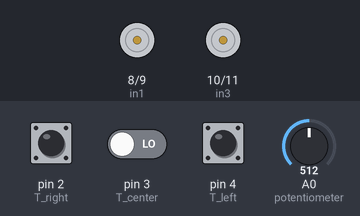
Simulated run of this sketch. Board: Arduino Uno, built with avr-gcc and run on an emulated ATmega328P. Shown: motor-driver pin pairs drawn as motors (green arrow = first pin HIGH = forward, orange = second pin HIGH = backward, longer = more drive, scaled by the enable pin). Inputs (shaded band) come from the test bench; at power-on: pin 2 (T_right) LOW, pin 3 (T_center) LOW, pin 4 (T_left) LOW, A0 (potentiometer) = 512.

Above: at 1.2 s.
1.3 s: pin 2 (T_right) pulled HIGH for 0.15 s
At 1.38 s:
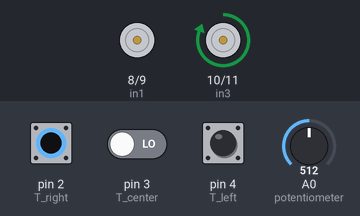
2.9 s: pin 3 (T_center) driven HIGH
At 3.5 s:
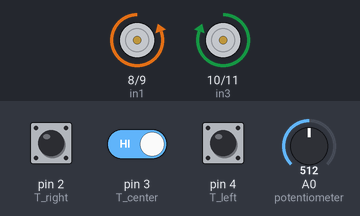
4.4 s: pin 4 (T_left) pulled HIGH for 0.15 s
At 4.48 s:
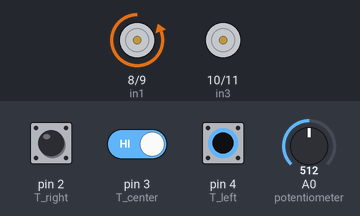
6.0 s: pin 4 (T_left) pulled HIGH for 3.2 s
At 9.9 s:
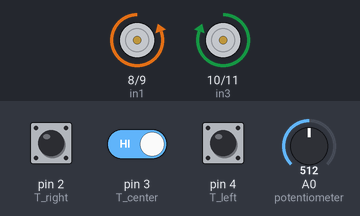
10.7 s: pin 2 (T_right) pulled HIGH for 3.2 s
At 12.1 s:
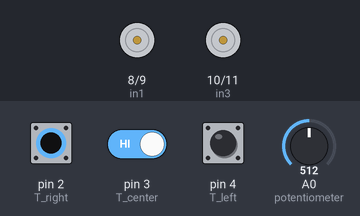
Timing chart, 0 to 15.4 s (numbered marks = the images above; inputs shaded):
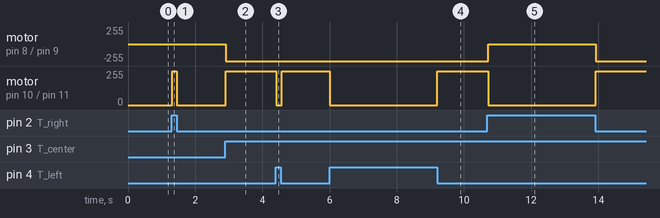

Measured:
- after the input at 1.3 s, motor on pin 10 (in3) / pin 11 (in4): stopped → forward 255/255 at once, → stopped 0.14 s later
- after the input at 2.9 s, motor on pin 8 (in1) / pin 9 (in2): stopped → backward 255/255 at once; motor on pin 10 (in3) / pin 11 (in4): stopped → forward 255/255 at once
- after the input at 4.4 s, motor on pin 10 (in3) / pin 11 (in4): forward 255/255 → stopped at once, → forward 255/255 0.16 s later
- after the input at 6.0 s, motor on pin 10 (in3) / pin 11 (in4): forward 255/255 → stopped at once, → forward 255/255 3.2 s later
- after the input at 10.7 s, motor on pin 8 (in1) / pin 9 (in2): backward 255/255 → stopped at once, → backward 255/255 3.2 s later; motor on pin 10 (in3) / pin 11 (in4): forward 255/255 → stopped at once, → forward 255/255 3.2 s later

The sketch:

code.ino
```cpp
                                                                                                                                                                                 #define enA 5
#define enB 6
#define in1 8
#define in2 9
#define in3 10
#define in4 11
#define T_right 2
#define T_left 4
#define T_center 3

void setup() {
  Serial.begin(9600);
  pinMode(enA, OUTPUT);
  pinMode(in1, OUTPUT);
  pinMode(in2, OUTPUT);
  pinMode(enB, OUTPUT);
  pinMode(in3, OUTPUT);
  pinMode(in4, OUTPUT);
  pinMode(T_right, INPUT);
  pinMode(T_left, INPUT);
  pinMode(T_center, INPUT);
  // Set initial rotation direction

}
void loop() {


  int potValue = analogRead(A0); // read from potentiometer
  int pwmOutput = map(potValue, 0, 1023, 0 , 255); // map the potentiometer value from 0 to 255
  analogWrite(enA, 255); // send PWM signal to L298N Enable pin
  analogWrite(enB, 255); // send PWM signal to L298N Enable pin
//   digitalWrite(in1, LOW);
//   digitalWrite(in2, HIGH);
  delay(20);

//  digitalWrite(in3, HIGH);
//  digitalWrite(in4, LOW);
 if (digitalRead(T_center)) {

    forward();

    if (digitalRead(T_right)) {
       left();
    }
    if (digitalRead(T_left)) {
     right();
    }

    if (digitalRead(T_right) && !digitalRead(T_left)) {
     stop();
    }

 } else if (digitalRead(T_right))
   {
     left();
   } else if (digitalRead(T_left)) {
     right();
   } else {
   stop();
   }


}

void forward() {

  digitalWrite(in1, LOW);
  digitalWrite(in2, HIGH);
  digitalWrite(in3, HIGH);
  digitalWrite(in4, LOW);

}

void stop() {
  digitalWrite(in1, LOW);
  digitalWrite(in2, LOW);
  digitalWrite(in3, LOW);
  digitalWrite(in4, LOW);

}

void left() {
  digitalWrite(in1, LOW);
  digitalWrite(in2, LOW);
  digitalWrite(in3, HIGH);
  digitalWrite(in4, LOW);
}

void right() {

  digitalWrite(in1, LOW);
  digitalWrite(in2, HIGH);
  digitalWrite(in3, LOW);
  digitalWrite(in4, LOW);
}
```
